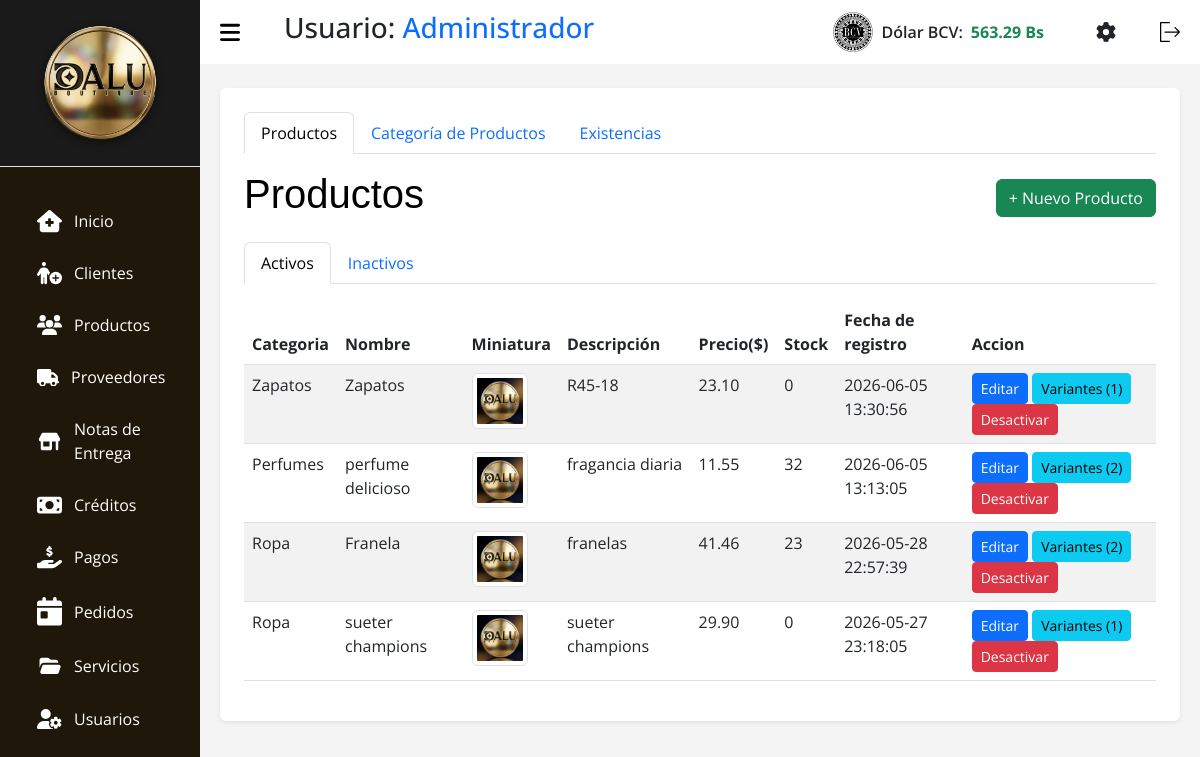
Before: /index.php?c=Productos (signed in) with the older database file.
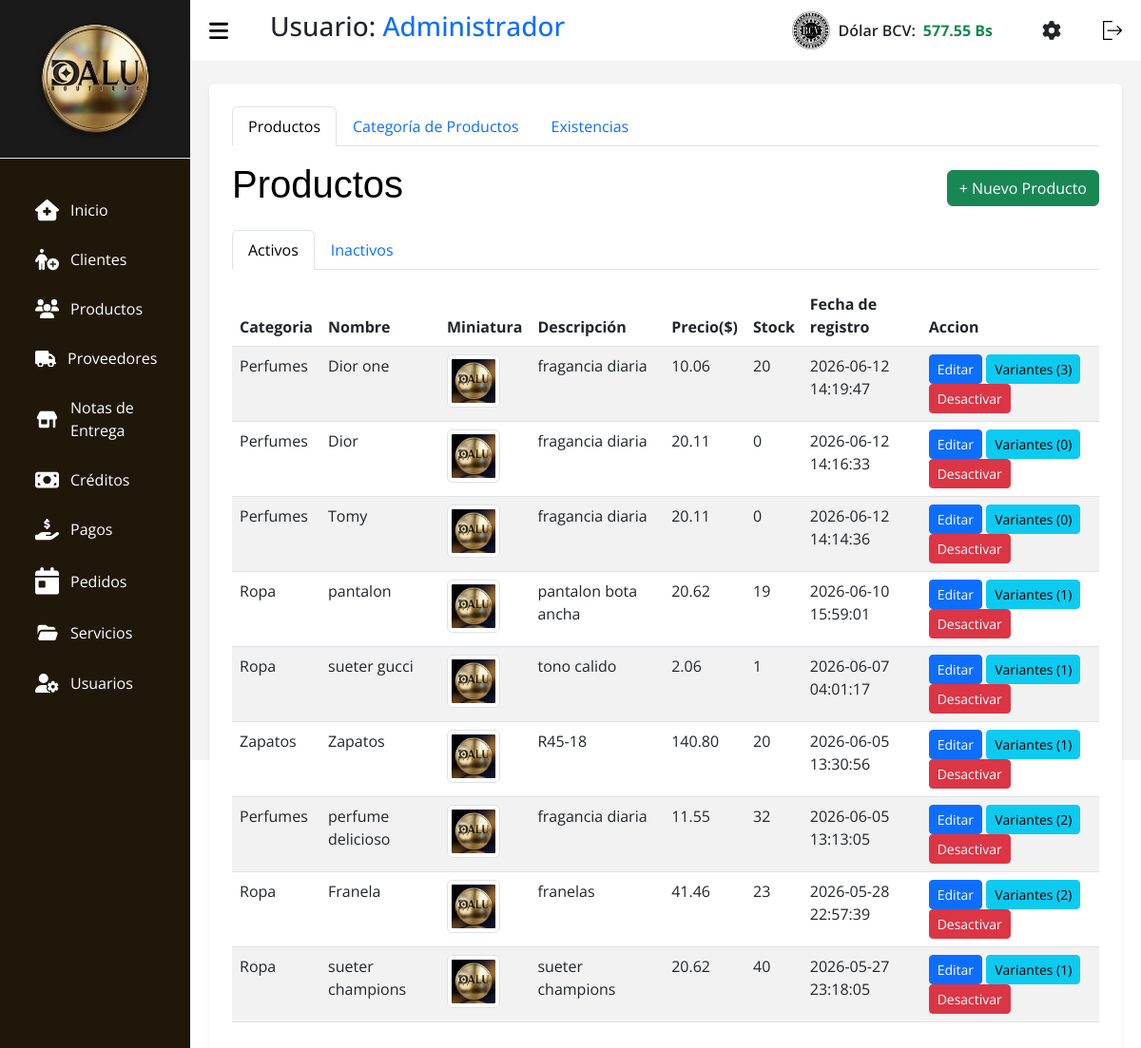
After: the same page with the newer database file.
### tables this page shows
CREATE TABLE `tasa` (
  `id` int(11) NOT NULL,
  `nombre` varchar(50) NOT NULL,
  `valor` decimal(10,2) NOT NULL,
  `fecha_actualizacion` datetime NOT NULL DEFAULT current_timestamp()
);

CREATE TABLE `productos` (
  `id` int(11) NOT NULL,
  `id_categoria` int(11) NOT NULL,
  `nombre` varchar(150) NOT NULL,
  `descripcion` text DEFAULT NULL,
  `precio_compra` decimal(10,2) NOT NULL DEFAULT 0.00,
  `precio_venta` decimal(10,2) NOT NULL,
  `stock_minimo` int(11) DEFAULT 3,
  `marca` varchar(50) DEFAULT NULL,
  `imagen_principal` varchar(255) DEFAULT NULL,
  `activo` tinyint(1) DEFAULT 1,
  `ventas_totales` int(11) DEFAULT 0,
  `fecha_registro` timestamp NOT NULL DEFAULT current_timestamp()
);

CREATE TABLE `categorias` (
  `id` int(11) NOT NULL,
  `nombre` varchar(100) NOT NULL,
  `descripcion` text DEFAULT NULL,
  `fecha_registro` timestamp NOT NULL DEFAULT current_timestamp(),
  `activo` tinyint(1) NOT NULL DEFAULT 1
);

### src/Models/Tasa.php (called while the page is built, shortened)
<?php
class Tasa extends Conexion {
    public function getLatest($nombre = 'BCV') {
        try {
            $stmt = $this->prepare("SELECT * FROM tasa WHERE nombre = :nombre ORDER BY id DESC LIMIT 1");
            $stmt->bindParam(':nombre', $nombre, PDO::PARAM_STR);
            $stmt->execute();
            return $stmt->fetch(PDO::FETCH_ASSOC);
        } catch (PDOException $e) {
            return false;
        }
    }
}

### src/Models/Productos.php (called while the page is built, shortened)
<?php
class Productos extends Conexion {
    public function search() {
        $sql = "SELECT p.*, c.nombre AS categoria_nombre, (SELECT COUNT(*) FROM producto_variantes WHERE id_producto = p.id AND activo = 1) as total_variantes, (SELECT COALESCE(SUM(v.stock), 0) FROM producto_variantes v WHERE v.id_producto = p.id AND v.activo = 1) AS stock_total FROM productos p
                JOIN categorias c ON p.id_categoria = c.id
                WHERE p.activo = 1
                ORDER BY p.fecha_registro DESC";
        $stmt = $this->prepare($sql);
        $stmt->execute();
        return $stmt->fetchAll(PDO::FETCH_ASSOC);
    }
}

### src/Views/V_Productos.php (the view, shortened to what this page needs)
<!DOCTYPE html>
<html lang="es">
<head>
    <link rel="stylesheet" href="assets/css/css.css">
    <link rel="stylesheet" href="assets/css/tabla.css">
    <link rel="stylesheet" href="assets/css/header.css">
    <link rel="stylesheet" href="assets/bootstrap.min.css">
    <link rel="stylesheet" href="assets/DataTablet/datatables.css">
    <link rel="stylesheet" href="assets/css/libs/select2.min.css">
    <link rel="stylesheet" href="assets/css/libs/select2-bootstrap-5-theme.min.css">
</head>
<body>
    <?php require_once __DIR__ . "/../Views/layout/header.php"; ?>
    <main>
        <div class="container bg-white p-4 rounded shadow-sm">
            <ul class="nav nav-tabs mb-3" id="mainTabs" role="tablist">
                <li class="nav-item">
                    <button class="nav-link active" id="tab-productos" data-bs-toggle="tab" data-bs-target="#productos"
                        type="button">Productos</button>
                </li>
                <li class="nav-item">
                    <button class="nav-link" id="tab-categorias" data-bs-toggle="tab" data-bs-target="#categorias"
                        type="button">Categoría de Productos</button>
                </li>
                <li class="nav-item">
                    <button class="nav-link" id="tab-inventario" data-bs-toggle="tab" data-bs-target="#inventario"
                        type="button">Existencias</button>
                </li>
            </ul>
            <div class="tab-content">
                <div class="tab-pane fade show active" id="productos">
                    <div class="d-flex justify-content-between align-items-center mb-3">
                        <h1 class="titulo text-black">Productos</h1>
                        <button class="btn btn-success" data-bs-toggle="modal" data-bs-target="#modalAgregar">+ Nuevo
                        Producto</button>
                    </div>
                    <ul class="nav nav-tabs mb-3" id="productoTabs" role="tablist">
                        <li class="nav-item">
                            <button class="nav-link active" id="activos-tab" data-bs-toggle="tab" data-bs-target="#activos"
                                type="button">Activos</button>
                        </li>
                        <li class="nav-item">
                            <button class="nav-link" id="inactivos-tab" data-bs-toggle="tab" data-bs-target="#inactivos"
                                type="button">Inactivos</button>
                        </li>
                    </ul>
                    <div class="tab-content">
                        <div class="tab-pane fade show active" id="activos">
                            <div class="table-responsive">
                                <table id="tablaActivos" class="table-DT table table-striped">
                                    <thead>
                                        <tr>
                                            <th scope="col">Categoria</th>
                                            <th scope="col">Nombre</th>
                                            <th scope="col">Miniatura</th>
                                            <th scope="col">Descripción</th>
                                            <th scope="col">Precio($)</th>
                                            <th scope="col">Stock</th>
                                            <th scope="col">Fecha de registro</th>
                                            <th scope="col">Accion</th>
                                        </tr>
                                    </thead>
                                    <tbody>
                                        <?php foreach ($productos as $p): ?>
                                        <tr>
                                            <td><?php echo $p['categoria_nombre'] ?? $p['categoria']; ?></td>
                                            <td><?php echo $p['nombre']; ?></td>
                                            <td>
                                                <?php $thumb = !empty($p['imagen_principal']) ? $p['imagen_principal'] : 'assets/img/products/default.jpeg'; ?>
                                                <img src="<?= htmlspecialchars($thumb) ?>" alt="miniatura" class="img-thumbnail product-thumb" style="width:56px;height:56px;object-fit:cover;cursor:pointer;" data-src="<?= htmlspecialchars($thumb) ?>" />
                                            </td>
                                            <td><?php echo $p['descripcion']; ?></td>
                                            <td><?php echo $p['precio_venta'] ?? $p['precio']; ?></td>
                                            <td><?php echo $p['stock_total'] ?? ($p['stock_total'] ?? 0); ?></td>
                                            <td><?php echo $p['fecha_registro']; ?></td>
                                            <td>
                                                <button class="btn btn-sm btn-primary" data-bs-toggle="modal"
                                                    data-bs-target="#modalEditar<?= $p['id'] ?>">Editar</button>
                                                <button type="button" class="btn btn-sm btn-info view-variants-btn" data-id="<?= $p['id'] ?>">Variantes (<?= $p['total_variantes'] ?? 0 ?>)</button>
                                                <button type="button" class="btn btn-sm btn-danger" data-bs-toggle="modal"
                                                    data-bs-target="#modalConfirmarEliminar<?= $p['id'] ?>">Desactivar</button>
                                            </td>
                                        </tr>
                                        <?php endforeach; ?>
                                    </tbody>
                                </table>
                            </div>
                        </div>
                    </div>
                </div>
            </div>
        </div>
    </main>
    </body>
    </html>

### index.php (shortened to what this page needs)
<?php
$ruta = isset($_GET['c']) ? $_GET['c'] : "home/view";
$partes = explode("/", $ruta);
$controlador = "C" . ucfirst(strtolower($partes[0]));
$archivoControlador = __DIR__ . "/src/Controllers/" . $controlador . ".php";
if (file_exists($archivoControlador)) {
    require_once $archivoControlador;
} else {
    require_once __DIR__ . '/src/Views/errors/404.php';
}
?>

### src/Controllers/CProductos.php (shortened to what this page needs)
<?php
$accion = $_GET['accion'] ?? $_POST['accion'] ?? 'view';
switch($accion) {
    case "view":
        $productoModel = new Productos();
        $productos = $productoModel->search();
        require_once __DIR__ . "/../Views/V_Productos.php";
        break;
}

### src/Views/layout/header.php (shortened to what this page needs)
<?php
$tasaModel_header = new Tasa();
$tasaActual_header = $tasaModel_header->getLatest();
$tasaValor = $tasaActual_header ? number_format((float)$tasaActual_header['valor'], 2) : '0.00';
?>
<section id="sidebar">
  <div class="sidebar-heading border-bottom p-3" style="background-color: #1a1a1a; text-align: center;">
    <img src="assets/img/dalulisto.png" style="max-width: 80%; height: auto; filter: drop-shadow(0px 2px 4px rgba(0,0,0,0.5));" alt="Logo Dalu">
  </div>
  <ul class="side-menu">
    <li class="nav-item m-1 fs-6">
      <a class="nav-link active" aria-current="page" href="?c=Home">
        Inicio</a>
    </li>
    <li class="nav-item m-1 fs-6">
      <a class="nav-link" href="?c=Clientes">
        Clientes
      </a>
    </li>
    <li class="nav-item m-1 fs-6">
      <a class="nav-link" href="?c=Productos">
        Productos
      </a>
    </li>
    <li class="nav-item m-1 fs-6">
      <a class="nav-link" href="?c=Proveedores">
        Proveedores
      </a>
    </li>
    <li class="nav-item m-1 fs-6">
      <a class="nav-link" href="?c=Notas">
        Notas de
        <br>
        Entrega
      </a>
    </li>
    <li class="nav-item m-1 fs-6">
      <a class="nav-link" href="?c=Creditos">
        Créditos
      </a>
    </li>
    <li class="nav-item m-1 fs-6">
      <a class="nav-link" href="?c=Pagos">
        Pagos
      </a>
    <li class="nav-item m-1 fs-6">
      <a class="nav-link" href="?c=Pedidos">
        Pedidos
      </a>
    </li>
    <li class="nav-item m-1 fs-6">
      <a class="nav-link" href="?c=Servicios">
        Servicios
      </a>
    </li>
    <li class="nav-item  m-1 fs-6">
      <a class="nav-link" href="?c=Usuarios">
        Usuarios
      </a>
    </li>
  </ul>
</section>
<section id="content">
  <nav>
    <h3 class="ms-3">Usuario: <span class="text-primary"><?= htmlspecialchars($_SESSION['nombre']) ?></span></h3>
    <div class="d-flex align-items-center ms-auto me-4" id="bcvDiv" style="cursor:pointer;" data-bs-toggle="modal" data-bs-target="#modalTasa">
        <img class="img-bcv me-2" src="assets/img/bcv2.png" alt="BCV" width="40">
        <span class="text-dark fw-semibold me-2">Dólar BCV:</span>
        <span class="text-success fw-bold" id="Dolar_bcv"><?= htmlspecialchars($tasaValor) ?> Bs</span>
    </div>
    <a href="?c=Ajustes" class="me-3 text-dark" title="Ajustes y Configuración">
    </a>
    <form action="index.php?c=login&a=Logout" method="POST">
      <button type="submit" style="background: none; border: none; cursor: pointer;">
      </button>
    </form>
  </nav>

### assets/css/css.css (style rules this page uses)
* { margin: 0; padding: 0; text-decoration: none; box-sizing: border-box; font-family: 'Segoe UI', Tahoma, Geneva, Verdana, sans-serif; }
body { font-family: Arial, Helvetica, sans-serif; height: 100vh; display: flex; flex-wrap: nowrap; background: #9794942c; }
main { width: 100%; padding: 24px 20px 20px 20px; }

### assets/css/tabla.css (style rules this page uses)
.titulo { color: #0508c7; font-family: Impact, Haettenschweiler, 'Arial Narrow Bold', sans-serif; }
.table { border-radius: 10px; }

### assets/css/header.css (style rules this page uses)
* { font-family: 'Open Sans', sans-serif; margin: 0; padding: 0; box-sizing: border-box; }
:root { --grey: #F1F0F6; --dark-grey: #2610a1be; --light: #fff; --dark: #000; --green: #81D43A; --light-green: #E3FFCB; --blue: #1775F1; --light-blue: #D0E4FF; --dark-blue: #0C5FCD; --red: #FC3B56; }
li { list-style: none; }
#sidebar { position: fixed; max-width: 200px; width: 100%; background: var(--light); top: 0; left: 0; height: 100%; overflow-y: auto; transition: all .3s ease; background-color: #1f1709; z-index: 200; }
#sidebar .icon { min-width: 22px; display: flex; justify-content: center; align-items: center; margin-right: 12px; }
#sidebar .side-menu { margin: 30px 0; padding: 0 18px; transition: all .3s ease; }
#sidebar .side-menu a { display: flex; align-items: center; font-size: 16px; color: var(--light); padding: 12px 16px 12px 0; border-radius: 20px; margin: 4px 0; white-space: nowrap; }
#content { position: relative; width: calc(100% - 200px); left: 200px; transition: all .3s ease; background-color: #49494a0f; }
nav { background: var(--light); height: 64px; padding: 0 20px; display: flex; align-items: center; grid-gap: 28px; position: sticky; top: 0; left: 0; z-index: 100; justify-content: space-between; }
nav .toggle-sidebar { font-size: 18px; cursor: pointer; }
svg { width: 20px; cursor: pointer; }
.icon { margin-left: 15px; align-items: baseline; width: 25px; transition: 1.3s; }

### assets/DataTablet/datatables.css (style rules this page uses)
:root { --dt-row-selected: 13, 110, 253; --dt-row-selected-text: 255, 255, 255; --dt-row-selected-link: 9, 10, 11; --dt-row-stripe: 0, 0, 0; --dt-row-hover: 0, 0, 0; --dt-column-ordering: 0, 0, 0; --dt-html-background: white; }

Changed rows visible on the page:
changed tasa: valor "563.29" → "577.55"
added productos: id_categoria.nombre "Perfumes", nombre "Dior one", descripcion "fragancia diaria", precio_venta "10.06", stock_total "20", fecha_registro "2026-06-12 14:19:47", total_variantes "3"
added productos: id_categoria.nombre "Perfumes", nombre "Dior", descripcion "fragancia diaria", precio_venta "20.11", stock_total "0", fecha_registro "2026-06-12 14:16:33", total_variantes "0"
added productos: id_categoria.nombre "Perfumes", nombre "Tomy", descripcion "fragancia diaria", precio_venta "20.11", stock_total "0", fecha_registro "2026-06-12 14:14:36", total_variantes "0"
added productos: id_categoria.nombre "Ropa", nombre "pantalon", descripcion "pantalon bota ancha", precio_venta "20.62", stock_total "19", fecha_registro "2026-06-10 15:59:01", total_variantes "1"
added productos: id_categoria.nombre "Ropa", nombre "sueter gucci", descripcion "tono calido", precio_venta "2.06", stock_total "1", fecha_registro "2026-06-07 04:01:17", total_variantes "1"
changed productos "Zapatos": precio_venta "23.10" → "140.80"; stock_total "0" → "20"
changed productos "sueter champions": precio_venta "29.90" → "20.62"; stock_total "0" → "40"
